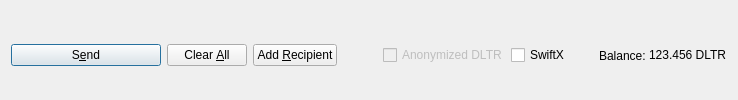
         <widget class="QFrame" name="frame_Send">
          <layout class="QHBoxLayout" name="horizontalLayout">
           <property name="bottomMargin">
            <number>0</number>
           </property>
           <item>
            <widget class="QPushButton" name="sendButton">
             <property name="minimumSize">
              <size>
               <width>150</width>
               <height>0</height>
              </size>
             </property>
             <property name="toolTip">
              <string>Confirm the send action</string>
             </property>
             <property name="text">
              <string>S&amp;end</string>
             </property>
             <property name="icon">
              <iconset resource="../delectrum.qrc">
               <normaloff>:/icons/send</normaloff>:/icons/send</iconset>
             </property>
             <property name="autoDefault">
              <bool>false</bool>
             </property>
             <property name="default">
              <bool>true</bool>
             </property>
            </widget>
           </item>
           <item>
            <widget class="QPushButton" name="clearButton">
             <property name="sizePolicy">
              <sizepolicy hsizetype="Minimum" vsizetype="Fixed">
               <horstretch>0</horstretch>
               <verstretch>0</verstretch>
              </sizepolicy>
             </property>
             <property name="toolTip">
              <string>Clear all fields of the form.</string>
             </property>
             <property name="text">
              <string>Clear &amp;All</string>
             </property>
             <property name="icon">
              <iconset resource="../delectrum.qrc">
               <normaloff>:/icons/remove</normaloff>:/icons/remove</iconset>
             </property>
             <property name="autoDefault">
              <bool>false</bool>
             </property>
            </widget>
           </item>
           <item>
            <widget class="QPushButton" name="addButton">
             <property name="toolTip">
              <string>Send to multiple recipients at once</string>
             </property>
             <property name="text">
              <string>Add &amp;Recipient</string>
             </property>
             <property name="icon">
              <iconset resource="../delectrum.qrc">
               <normaloff>:/icons/add</normaloff>:/icons/add</iconset>
             </property>
             <property name="autoDefault">
              <bool>false</bool>
             </property>
            </widget>
           </item>
           <item>
            <spacer name="horizontalSpacer">
             <property name="orientation">
              <enum>Qt::Horizontal</enum>
             </property>
             <property name="sizeHint" stdset="0">
              <size>
               <width>40</width>
               <height>20</height>
              </size>
             </property>
            </spacer>
           </item>
           <item>
            <layout class="QHBoxLayout" name="horizontalLayout_2">
             <property name="spacing">
              <number>3</number>
             </property>
             <item>
              <widget class="QCheckBox" name="checkzDLT">
               <property name="enabled">
                <bool>false</bool>
               </property>
               <property name="text">
                <string>Anonymized DLTR</string>
               </property>
              </widget>
             </item>
             <item>
              <widget class="QCheckBox" name="checkSwiftTX">
               <property name="enabled">
                <bool>true</bool>
               </property>
               <property name="minimumSize">
                <size>
                 <width>85</width>
                 <height>0</height>
                </size>
               </property>
               <property name="text">
                <string>SwiftX</string>
               </property>
              </widget>
             </item>
             <item>
              <widget class="QLabel" name="label">
               <property name="text">
                <string>Balance:</string>
               </property>
              </widget>
             </item>
             <item>
              <widget class="QLabel" name="labelBalance">
               <property name="sizePolicy">
                <sizepolicy hsizetype="Preferred" vsizetype="Fixed">
                 <horstretch>0</horstretch>
                 <verstretch>0</verstretch>
                </sizepolicy>
               </property>
               <property name="cursor">
                <cursorShape>IBeamCursor</cursorShape>
               </property>
               <property name="text">
                <string notr="true">123.456 DLTR</string>
               </property>
               <property name="textInteractionFlags">
                <set>Qt::LinksAccessibleByMouse|Qt::TextSelectableByKeyboard|Qt::TextSelectableByMouse</set>
               </property>
              </widget>
             </item>
            </layout>
           </item>
          </layout>
         </widget>
